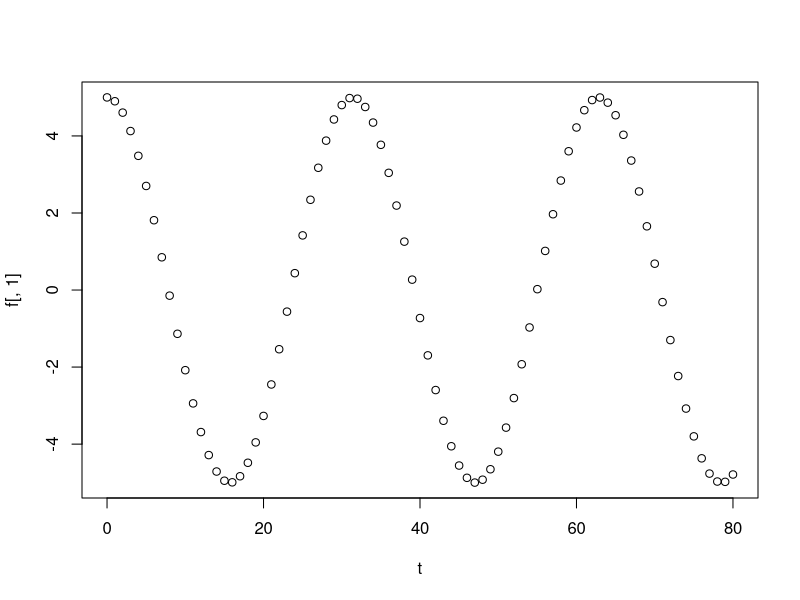
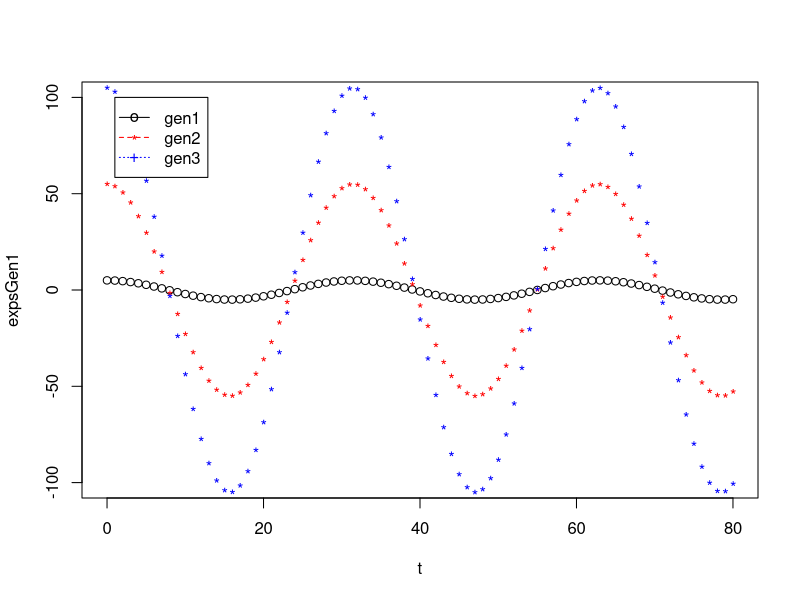
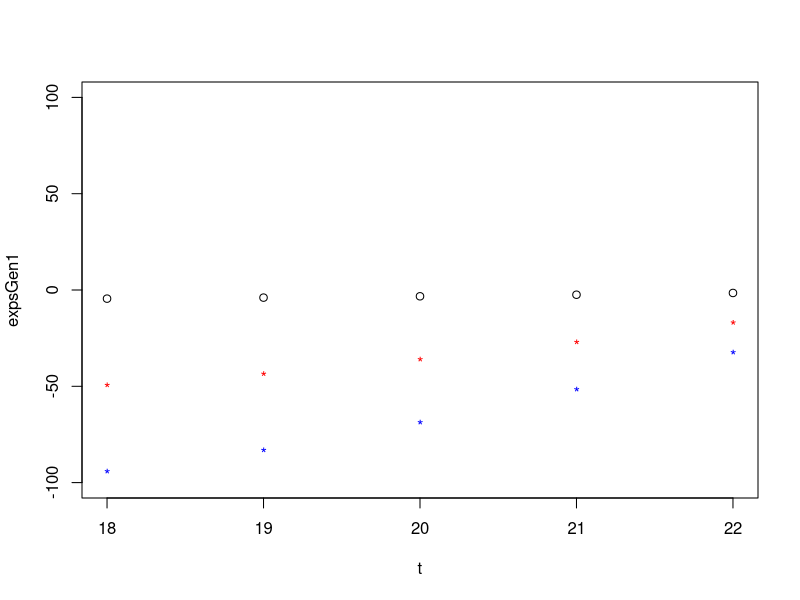

R code for these plots, in order: (Note: this script raises an error after producing the figures.)
f1 = function(t, c){
	5 * c * cos(t/5)
}

t = seq(0,80,1)      #tiempo    
c = seq(1,600,10)    #genes
f = matrix(nrow = length(t), ncol = length(c)) 

for (i in seq(1,length(t),1)){
  for (j in seq(1,length(c),1)){  
    f[i,j] = f1(t[i],c[j])
  }
}


#para ver la trayectoria que busco en el tiempo... me quedo con una columna 
#(dado valor de c, dado un gen)

plot(t,f[,1])

#cada columna es un gen y cada fila un tiempo (muestra) 
#where e_ij is the expression of gene j in sample i

#NEIGHBOURHOOD VARIANCE 
#tengo que hallar primero los primeros vecinos de un dado gen (digamos aquellos 2 de menos dist euclideana)
#hagamos para el gen 1

#pienso en un plano que es expresion vs muestra para todos los genes. Veamoslo para los 3 primeros 
expsGen1= f[,1]
expsGen2= f[,2]
expsGen3= f[,3]

plot(t,expsGen1,ylim=c(-100, 100)) 
points(t,expsGen2,col="red", pch="*")
points(t,expsGen3,col="blue", pch="*")
# Adding a legend inside box at the location (2,40) in graph coordinates.
# Note that the order of plots are maintained in the vectors of attributes.
legend(1,100,legend=c("gen1","gen2","gen3"), col=c("black","red","blue"),
                                   pch=c("o","*","+"),lty=c(1,2,3), ncol=1)

plot(t,expsGen1,xlim=c(18, 22), ylim=c(-100, 100)) 
points(t,expsGen2,col="red", pch="*")
points(t,expsGen3,col="blue", pch="*")

###busco los primeros vecinos para el gen 2 a tiempo 20 considerando el entorno de 
#tiempos entre 18 y 22. y 3 primeros genes. 

#################como tengo que calcular distancia euclideana me puede definir esa funcion 
#dado un gen y un tiempo me calcula los vecinos y termino teniendo las samples neighbour.


distEuclideanaPuntos = function(t, e, tGenTarget, eGenTarget){
	( (t - tGenTarget)^2 + (e - eGenTarget)^2 ) ^ (0.5)
}

#################busco los primeros vecinos para el gen 2 a tiempo 20 considerando el entorno de 
#tiempos entre 18 y 22. y 3 primeros genes. 

entornoGen2 = f[t[19:23], 1:3] #armo submatriz de 5 x 3.. un criterio... 

euclideana = matrix(nrow = length(entornoGen2[,1]), ncol = length(entornoGen2[1,]))
for (i in seq(1,length(entornoGen2[,1]),1)){
	for (j in seq(1,length(entornoGen2[1,]),1)){	
		#print(i)
		euclideana[i,j] = distEuclideana(t[18+i],entornoGen2[i,j], t[21], entornoGen2[3,2])
	}
}

#notese que el elemento target que es en el medio de la matriz, el euclideana[3,2] es cero

#ahora puedo decir que me quedo con los 3 que estan a menor distancia euclideana como mis vecinos mas cercanos

euclideanaMenorAMayor = sort(euclideana, decreasing = FALSE)

vecinoPrimero = which(euclideana==euclideanaMenorAMayor[2], arr.ind=TRUE)
vecinoSegundo = which(euclideana==euclideanaMenorAMayor[3], arr.ind=TRUE)
vecinoTercero = which(euclideana==euclideanaMenorAMayor[4], arr.ind=TRUE)
vecinoCuarto = which(euclideana==euclideanaMenorAMayor[5], arr.ind=TRUE)

#entonces ya tengo las coordenadas de los vecinos, lo que me interessa es el tiempo para la formula 
#armo un vector con los indices de esos tiempos. 

indexesTiemposVecinos = c(18+vecinoPrimero[1]-1, 18+vecinoSegundo[1]-1, 18+vecinoTercero[1]-1, 18+vecinoCuarto[1]-1)


###dado el tiempo 20 calculo la primera sumatoria.. 

#sum_j (e_ig - e_N(i,j),g)^2 

g = 2
i = t[21]

primeraSuma = 0 

for (k in seq(1,length(indexesTiemposVecinos),1)){
	primeraSuma = primeraSuma + (f[i , g] - f[indexesTiemposVecinos[k] , g])^2 
	#print(primeraSuma)
} 

####################################################################################################
	
##los vecinos dependen del tiempo(dado un gen)..hago una funcion generica ahora 
## #armo submatriz de 5 x 3.. un criterio...  entorno de mi punto target (tTarget,gTarget) el medio de la matriz es mi target


entornoGenTarget = function(indexTGenTarget, indexEGenTarget){
	#agarro un gen adelante y otro detras, y dos tiempos delantes y dos tiempos detras.. 
	f[(indexTGenTarget-2):(indexTGenTarget+2), (indexEGenTarget-1):(indexEGenTarget+1)] 
}

indexesTiemposVecinos = function(indexTGenTarget, indexEGenTarget){
	entornoGen = entornoGenTarget(indexTGenTarget, indexEGenTarget)
	euclideana = matrix(nrow = length(entornoGen[,1]), ncol = length(entornoGen[1,]))

	for (i in seq(1,length(entornoGen[,1]),1)){       #las samples 
		for (j in seq(1,length(entornoGen[1,]),1)){	
			#print(i)
			indexTiempoBase = indexTGenTarget-2
			indexTiempoTargetMedio = 3  
			indexETargetMedio = 2
			euclideana[i,j] = distEuclideana(t[indexTiempoBase+i],entornoGen[i,j], t[indexTGenTarget+1], entornoGen[indexTiempoTargetMedio ,indexETargetMedio])
		}
	}

	#notese que el elemento target que es en el medio de la matriz, el euclideana[3,2] es cero

	#ahora puedo decir que me quedo con los 3 que estan a menor distancia euclideana como mis vecinos mas cercanos

	euclideanaMenorAMayor = sort(euclideana, decreasing = FALSE)
	#tomo el criterio de quedarme con los primeros 4 cuatro vecinos mas cercanos en dist euclidea
	vecinoPrimero = which(euclideana==euclideanaMenorAMayor[2], arr.ind=TRUE)
	vecinoSegundo = which(euclideana==euclideanaMenorAMayor[3], arr.ind=TRUE)
	vecinoTercero = which(euclideana==euclideanaMenorAMayor[4], arr.ind=TRUE)
	vecinoCuarto = which(euclideana==euclideanaMenorAMayor[5], arr.ind=TRUE)

	#entonces ya tengo las coordenadas de los vecinos, lo que me interessa es el tiempo para la formula 
	#armo un vector con los indices de esos tiempos. 

	c(18+vecinoPrimero[1]-1, 18+vecinoSegundo[1]-1, 18+vecinoTercero[1]-1, 18+vecinoCuarto[1]-1)
}

#######

distEuclideanaConVecinos = function(indexTGenTarget, indexEGenTarget){
	entornoGen = entornoGenTarget(indexTGenTarget, indexEGenTarget)
	euclideana = matrix(nrow = length(entornoGen[,1]), ncol = length(entornoGen[1,]))

	for (i in seq(1,length(entornoGen[,1]),1)){       #las samples 
		for (j in seq(1,length(entornoGen[1,]),1)){	
			#print(i)
			indexTiempoBase = indexTGenTarget-2
			indexTiempoTargetMedio = 3  
			indexETargetMedio = 2
			euclideana[i,j] = distEuclideana(t[indexTiempoBase+i],entornoGen[i,j], t[indexTGenTarget+1], entornoGen[indexTiempoTargetMedio ,indexETargetMedio])
		}
	}
	euclideana
}

distEuclideanaConVecinos(3,2)
distEuclideanaConVecinos(4,2)
distEuclideanaConVecinos(5,2)

plot(t,f[,1], type="b", pch=19, col="red", xlab="samples", ylab="expresion")#, ylim = c(0,10), xlim = c(0,8))
points(t,f[,2],pch=18, col="blue", type="b", lty=2)
points(t,f[,3],pch=18, col="black", type="b", lty=2)
legend(0,100, legend=c("Gen 1", "Gen 2 target", "Gen 3"),
       col=c("red", "blue", "black"),lty=c(1,2,3), ncol=1)


###dado el tiempo 20 calculo la primera sumatoria.. 
#sum_j (e_ig - e_N(i,j),g)^2 

indexesTiemposVecinos2 = indexesTiemposVecinos(20,2)
g = 2
i = t[21]

primeraSuma = 0 

for (k in seq(1,length(indexesTiemposVecinos2),1)){
	primeraSuma = primeraSuma + (f[i , g] - f[indexesTiemposVecinos2[k] , g])^2 
	#print(primeraSuma)
} 

###lo hago para todos los tiempos para el gen g

g = 2 
neighbourhoodVariance = vector()
samples = vector()
indexesTiemposVecinosDelTargetVector = list()
 
#tengo que ver como hacer con los 3 primeros tiempos... deberian tomar como vecinos en tiempo anteriores de una forma especial

for (i in seq(3,length(t)-2,1)){
	indexesTiemposVecinosDelTarget = indexesTiemposVecinos(i,g) 
	indexesTiemposVecinosDelTargetVector[[i-2]] = indexesTiemposVecinosDelTarget 
	primeraSuma = 0 
	#print(i)
	for (k in seq(1,length(indexesTiemposVecinosDelTarget),1)){
		primeraSuma = primeraSuma + (f[i , g] - f[indexesTiemposVecinosDelTarget[k] , g])^2 
	}
	samples[i-2] = i-2
	neighbourhoodVariance[i-2] = primeraSuma
} 

###prueba 

i=3
indexesTiemposVecinosDelTarget = indexesTiemposVecinos(i,g) 
indexesTiemposVecinosDelTargetVector[[i-2]] = indexesTiemposVecinosDelTarget 
primeraSuma = 0 
#print(i)
for (k in seq(1,length(indexesTiemposVecinosDelTarget),1)){
	primeraSuma = primeraSuma + (f[i , g] - f[indexesTiemposVecinosDelTarget[k] , g])^2 
}
samples[i] = i
neighbourhoodVariance[i] = primeraSuma
 

###fin de prueba


length(neighbourhoodVariance)
length(samples)
length(t)
length(indexesTiemposVecinosDelTargetVector)
#esta lista indexesTiemposVecinosDelTargetVector tiene en cada elemento los indices de los primeros vecinos 
#para el gen g en la muestra i esima. 
#de las 81 samples, hacemos sobre 78 

plot(samples,neighbourhoodVariance)

#ahora calculo la desviacion estandar. 

desvStandarNoNormal = function(e){
	eMean = mean(e)
	desvStandr = vector()
	for (i in  seq(1,(length(e)),1)){
		print(i)
		desvStandr[i] = ( eMean - e[i] )^2
	}
	desvStandr
}

eGen2 = f[,2]
eGen2Recortado = eGen2[3:(length(t)-2)]
length(eGen2Recortado)
desvStandrGen2 = desvStandarNoNormal(eGen2Recortado)
length(desvStandrGen2)		

plot(samples,neighbourhoodVariance,type="b", pch=19, col="red", xlab="samples", ylab="",ylim=c(-100, 37000))
points(samples,desvStandrGen2,pch=18, col="blue", type="b", lty=2)
legend(1,37000, legend=c("Vecinos", "Estandar"),title = "Gen 2",
       col=c("red", "blue"), lty=1:2, cex=0.8)

#ahora lo ultimo para ver si nos quedamos con este gen o no lo que nos importa es la suma total 

standard = sum(desvStandrGen2)
neighbour = sum(neighbourhoodVariance)

if (neighbour > standard){
	print("Rechazado gen")
}
########################################################################
S = 0 
for (i in c){
  for (j in vec){  
    S = (f[i,g] - f[j,g])^2 + S 
  }
}



 